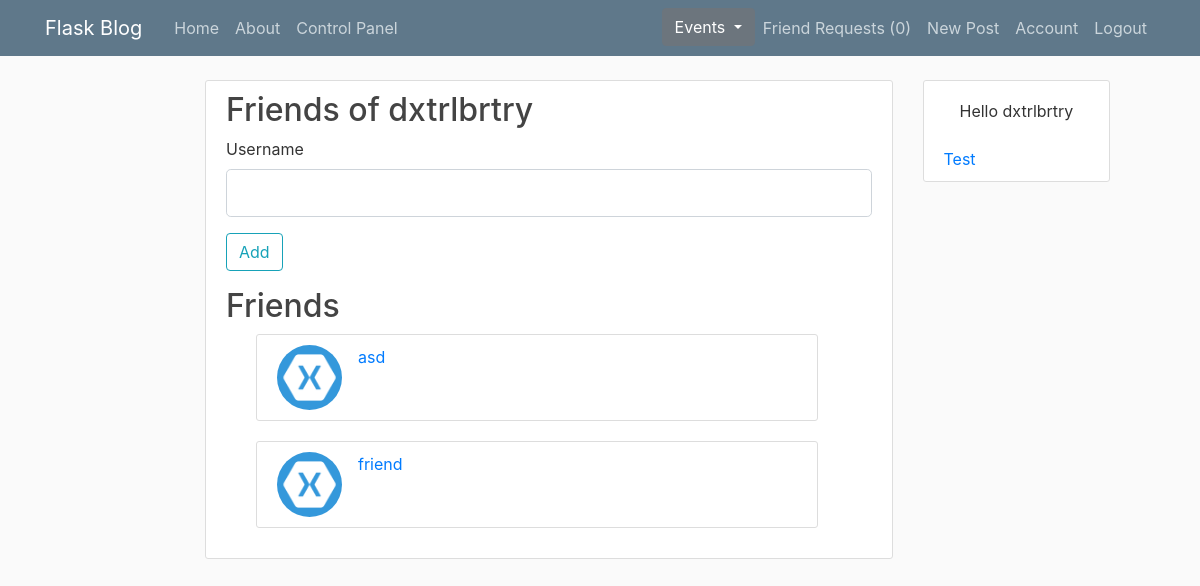
/admin/dxtrlbrtry/friends/ (signed in), run on the app's committed database.
### flaskwebapp/models.py (models this page shows, shortened)
class User(db.Model, UserMixin):
    id = db.Column(db.Integer, primary_key=True)
    username = db.Column(db.String(20), unique=True, nullable=False)
    email = db.Column(db.String(120), unique=True, nullable=False)
    image_file = db.Column(db.String(20), nullable=False, default='default.jpg')
    password = db.Column(db.String(60), nullable=False)
    access = db.Column(db.String(10), nullable=False, default='user')
    posts = db.relationship('Post', backref='author', lazy='dynamic')
    comments = db.relationship('Comment', backref='author', lazy='dynamic')
    likes = db.relationship('Post', secondary=likes, backref='liked_by', lazy='dynamic')
    hosted_events = db.relationship('Event', backref='host', lazy='dynamic')
    attended_events = db.relationship('Event', secondary=event_attendants, lazy='subquery', backref=db.backref('attendants', lazy=True))
    invites = db.relationship('Event', secondary=event_invites, lazy='subquery', backref=db.backref('invites_sent', lazy=True))
    requests = db.relationship('User', secondary=friend_requests,
                               primaryjoin=(friend_requests.c.user_id == id),
                               secondaryjoin=(friend_requests.c.friend_id == id),
                               backref='request_of',
                               lazy='dynamic')
    friends = db.relationship('User',
                              secondary=friend,
                              primaryjoin=(friend.c.user_id == id),
                              secondaryjoin=(friend.c.friend_id == id),
                              backref='friend_of',
                              lazy='dynamic')

### flaskwebapp/admin/routes.py (the view, shortened to what this page needs)
@admin.route('/admin/<string:username>/friends/', methods=['GET', 'POST'])
@requires_access('admin')
def edit_friends(username):
    user = User.query.filter_by(username=username).first_or_404()
    form = AddFriend()
    return render_template('edit_friends.html', user=user, form=form)

### flaskwebapp/admin/forms.py
class AddFriend(FlaskForm):
    username = StringField('Username', validators=[DataRequired()])
    submit = SubmitField('Add')

### flaskwebapp/models.py (called while the page is built)
@login_manager.user_loader
def load_user(user_id):
    return User.query.get(int(user_id))

### flaskwebapp/users/utils.py (called while the page is built)
def requires_access(access_level):
    def decorator(f):
        @wraps(f)
        def decorated_function(*args, **kwargs):
            if not current_user.is_authenticated:
                flash('Please login to access that page', 'info')
                return redirect(url_for('users.login'))
            if current_user.access != access_level:
                abort(403)
            return f(*args, **kwargs)
        return decorated_function
    return decorator

### flaskwebapp/templates/edit_friends.html (shortened to what this page needs)
{% extends 'layout.html' %}
{% from 'macros/macros.html' import input, render_users %}
{% from 'macros/macros.html' import render_modal with context %}
{% block content %}
    <div class="content-section">
        <h2>Friends of {{ user.username }}</h2>
        <form action="" method="POST">
            {{ input(form.username) }}
            <div class="form-group">
            {{ form.submit(class="btn btn-outline-info") }}
            </div>
        </form>
        <h2>Friends</h2>
        {{ render_users(user.friends) }}
    </div>
{% endblock content %}

### flaskwebapp/templates/layout.html (shortened to what this page needs)
<!DOCTYPE html>
<html lang="en">
<head>
    <link rel="stylesheet" type="text/css" href="{{ url_for('static', filename='bootstrap.css') }}">
    <link rel="stylesheet" type="text/css" href="{{ url_for('static', filename='main.css') }}">
</head>
<body>
<header class="site-header">
    <nav class="navbar navbar-expand-md navbar-dark bg-steel fixed-top">
        <div class="container">
            <a class="navbar-brand mr-4" href="/">Flask Blog</a>
            <div class="collapse navbar-collapse" id="navbarToggle">
                <div class="navbar-nav mr-auto">
                    {% if current_user.is_authenticated %}
                    <a class="nav-item nav-link" href="{{ url_for('main.home') }}">Home</a>
                    <a class="nav-item nav-link" href="{{ url_for('main.about') }}">About</a>
                    {% if current_user.access == 'admin' %}
                    <a class="nav-item nav-link" href="{{ url_for('admin.control_panel') }}">Control Panel</a>
                    {% endif %}
                    {% endif %}
                </div>
                <div class="navbar-nav">
                    {% if current_user.is_authenticated %}
                    <div class="dropdown">
                        <button class="btn btn-secondary dropdown-toggle" type="button" id="eventMenuButton"
                                data-toggle="dropdown" aria-haspopup="true" aria-expanded="false">
                            Events
                        </button>
                    </div>
                    <a class="nav-item nav-link" href="{{ url_for('users.requests') }}">Friend Requests ({{
                        current_user.requests.count() }})</a>
                    <a class="nav-item nav-link" href="{{ url_for('posts.new_post') }}">New Post</a>
                    <a class="nav-item nav-link" href="{{ url_for('users.account') }}">Account</a>
                    <a class="nav-item nav-link" href="{{ url_for('users.logout') }}">Logout</a>
                    {% else %}
                    <a class="nav-item nav-link" href="{{ url_for('users.login') }}">Login</a>
                    <a class="nav-item nav-link" href="{{ url_for('users.register') }}">Register</a>
                    {% endif %}
                </div>
            </div>
        </div>
    </nav>
</header>
<main role="main">
    <div class="row">
        <div class="col-md-2"></div>
        <div class="col-md-7 main-content">
            {% block content %}
            {% endblock content %}
        </div>
        <div class="col-md-3">
            <div class="content-section right-panel">
                {% if current_user.is_authenticated %}
                <p class="nav-item nav-link">Hello {{ current_user.username }}</p>
                {% endif %}
                <a class="mt-20" href="{{ url_for('main.test') }}">Test</a>
            </div>
        </div>
    </div>
</main>
</body>
</html>

### flaskwebapp/templates/macros/macros.html (shortened to what this page needs)
{% macro input(field) %}
<div class="form-group">
  {{ field.label(class="form-control-label") }}
    {% if field.errors %}
  {{ field(class="form-control form-control-lg is-invalid") }}
  <div class="invalid-feedback">
    {% for error in field.errors %}
    <span> {{ error }} </span>
    {% endfor %}
  </div>
  {% else %}
  {{ field(class="form-control form-control-lg") }}
  {% endif %}
</div>
{% endmacro %}
{% macro render_users(list) %}
<div class="container">
  <div class="col-md-12">
    {% for user in list %}
    <div class="media content-section mr-4">
      <img class="rounded-circle article-img" src="{{ url_for('static', filename='profile_pics/' + user.image_file) }}">
      <a href="{{ url_for('posts.user_posts', username=user.username) }}">{{ user.username }}</a>
    </div>
    {% endfor %}
  </div>
</div>
{% endmacro %}

### flaskwebapp/static/main.css (style rules this page uses)
body { background: #fafafa; color: #333333; margin-top: 5rem; }
h1, h2, h3, h4, h5, h6 { color: #444444; }
.right-panel { position: fixed; z-index: 1; overflow-x: hidden; padding-top: 20px; }
.bg-steel { background-color: #5f788a; }
.site-header .navbar-nav .nav-link { color: #cbd5db; }
.content-section { background: #ffffff; padding: 10px 20px; border: 1px solid #dddddd; border-radius: 3px; margin-bottom: 20px; }
.article-img { height: 65px; width: 65px; margin-right: 16px; }

### data on the page
User: username "dxtrlbrtry"
User: image_file (placeholder picture), username "asd"
User: image_file (placeholder picture), username "friend"

### other printed values
{{ current_user.requests.count() }} "0"
{{ field.label(class="form-control-label") }} "Username"
